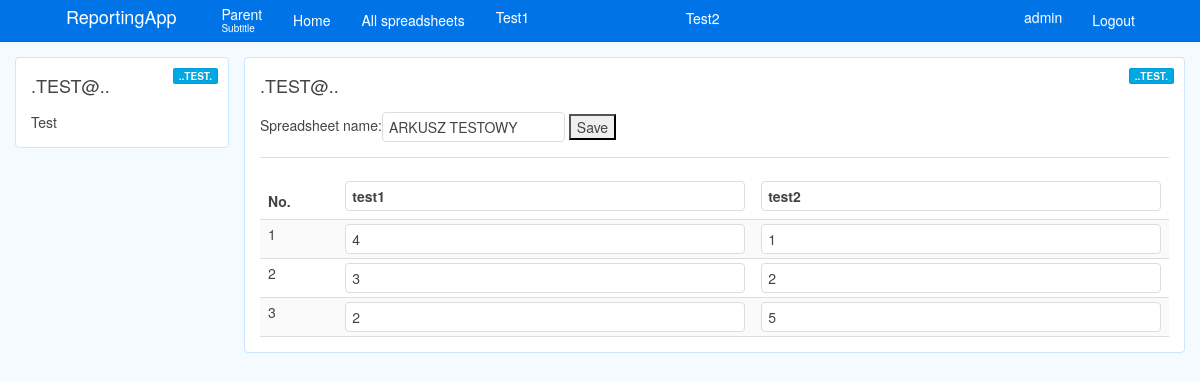
The page /reports/spreadsheets/14/edit/ (signed in) on the database as committed earlier.
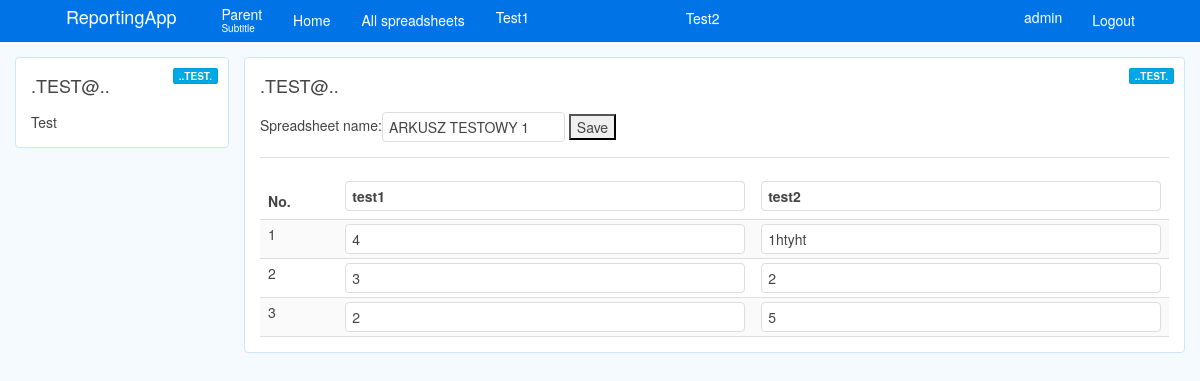
The same page on the database as committed later.
### reports/models.py (models this page shows)
class Spreadsheet(models.Model):
	user = models.ForeignKey(User, unique=False, on_delete=models.CASCADE)
	spreadsheet_name = models.CharField(max_length=255)
	spreadsheet_creation_date = models.DateField(auto_now_add=True, editable=False)
	spreadsheet_last_modification = models.DateTimeField(auto_now=True)

class Column(models.Model):
	spreadsheet = models.ForeignKey(Spreadsheet, on_delete=models.CASCADE)
	column_name = models.CharField(max_length=255)

### reports/views.py (the view, shortened to what this page needs)
# urls.py: url(r'^spreadsheets/(?P<id>\d+)/edit/$', views.spreadsheets_edit, name='spreadsheets_edit'),
@login_required
def spreadsheets_edit(request, **kwargs):
    spreadsheet = Spreadsheet.objects.get(id=kwargs.get('id'))
    spreadsheet_form = SpreadsheetForm(request.POST or None,
        initial={
            'spreadsheet_name': spreadsheet.spreadsheet_name,
        }
    )
    columns = Column.objects.filter(spreadsheet__id = spreadsheet.id)
    num_rows = 0
    rows = []
    for current_column in columns:
        cells = [cell.contents for cell in current_column.cells.all()]
        print(cells)
        rows.append(cells)
        num_rows = max(num_rows,len(cells))
    return render(request, 'spreadsheets_edit.html', context={'spreadsheet': spreadsheet,
                                                              'spreadsheet_form': spreadsheet_form,
                                                              'columns': columns,
                                                              'num_rows': range(0,num_rows), 'rows': rows})

### reports/forms.py
class SpreadsheetForm(forms.Form):
    spreadsheet_name = forms.CharField(max_length=32, widget=forms.TextInput(attrs={'placeholder': 'Spreadsheet name'}))

### reports/templatetags/custom_tags.py (called while the page is built)
@register.filter(name='index')
def index(List, i):
    if i < len(List):
        return List[int(i)]
    return ''

### reports/templates/spreadsheets_edit.html (shortened to what this page needs)
{% extends "base.html" %}
{% load custom_tags %}
{% block content %}
<div class="uk-width-1-1">
	<form class="uk-form" method="post" name="edit_form" action="{% url 'spreadsheets_edit' id=spreadsheet.id %}">
		{{spreadsheet_form}}
		<input type="submit" value="Save" />
		<hr>
		<div class="uk-overflow-container">
			<table class="uk-table uk-table-hover uk-table-striped uk-table-condensed ">
				<thead>
					<tr>
						<th class="uk-text-bold">No.</th>
						{% for current_column in columns %}
						<th class="uk-text-bold">
							<input type="text" name="header_C{{ forloop.counter }}" class="uk-width-1-1" value="{{current_column.column_name}}">
						</th>
						{% endfor %}
					</tr>
				</thead>
				<tbody>
					{% for it in num_rows %}
					<tr>
						<td>
							{{forloop.counter}}
						</td>
						{% for current_column in columns %}
						<td>
							<input type="text" name="cells_C{{ forloop.counter }}" class="uk-width-1-1" value="{{ rows | index:forloop.counter0 | index:it }}">
						</td>
						{% endfor %}
					</tr>
					{% endfor %}
				</tbody>
			</table>
		</div>
	</form>
</div>
{% endblock %}

Rows that differ between the two databases and show on the page:
changed Spreadsheet: spreadsheet_name "ARKUSZ TESTOWY" → "ARKUSZ TESTOWY 1"
computed for Column "test2": counter0 "1" → "1htyht"
